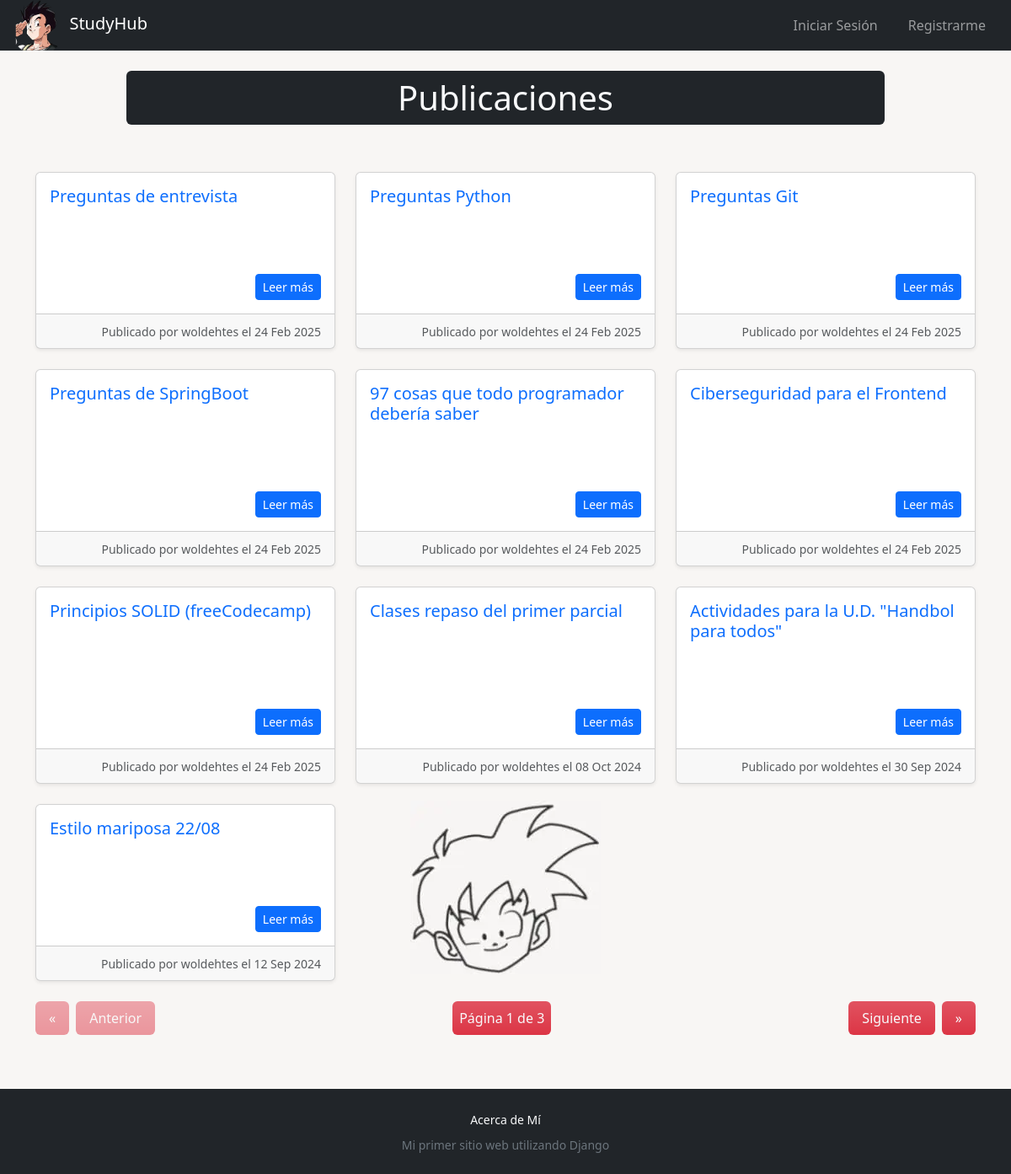
The app's page /apuntes/publicaciones/ with its own data.
### study_hub/models.py (models this page shows, shortened)
class Publication(Model):
    author = ForeignKey(User, on_delete=CASCADE, blank=False, default=1)
    title = CharField(max_length=60, blank=False)
    content = tinymce_models.HTMLField()
    publication_date = DateTimeField(auto_now_add=True)
    subject = ForeignKey(Subject, on_delete=CASCADE, blank=False)
    isPrivate = BooleanField(default=False)

### study_hub/views/publication_views.py (the view)
# urls.py: path("publicaciones/", AllPublicationsListView.as_view(), name="all_publications"),
class AllPublicationsListView(ListView):
    model = Publication
    template_name = "all_publications.html"
    context_object_name = "publications"
    paginate_by = 10
    def get_context_data(self, **kwargs):
        context = super().get_context_data(**kwargs)
        context["title"] = "Publicaciones"
        return context
    def paginate_queryset(self, queryset, page_size):
        paginator = self.get_paginator(queryset, page_size)
        page = self.request.GET.get("page")
        try:
            page_number = int(page)
        except (TypeError, ValueError):
            page_number = 1
        try:
            page_obj = paginator.page(page_number)
        except EmptyPage or PageNotAnInteger:
            page_obj = paginator.page(paginator.num_pages)
        return (paginator, page_obj, page_obj.object_list, page_obj.has_other_pages())
    def get_queryset(self):
        queryset = super().get_queryset()
        return queryset.order_by("-publication_date")

### study_hub/models.py (called while the page is built)
    def __str__(self):
        return self.name

### study_hub/templates/all_publications.html (shortened to what this page needs)
{% extends 'layout.html' %}
{% load static %}
{% block header %}
<h1 class="text-center w-75 m-auto mb-3 py-2 px-4 bg-dark text-light rounded">
    {{title}}
</h1>
{% endblock header %}
{% block content %}
<div class="container mt-4">
    <div class="row">
        {% for publication in publications %}
        <article class="col-md-4 mb-4">
            <div class="card h-100 shadow-sm">
                <div class="card-body d-flex flex-column justify-content-between">
                    <h5 class="card-title text-primary">{{ publication.title }}</h5>
                    <div class="card-text text-truncate text-wrap">{{ publication.content|safe }}</div>
                    <div class="text-end">
                        <a
                         href="{% url 'apuntes:publication_detail' subject=publication.subject id=publication.subject.id pk=publication.id %}"
                            class="btn btn-primary btn-sm">
                            Leer más
                        </a>
                    </div>
                </div>
                <div class="card-footer text-muted text-end text-truncate">
                    <small title="{{ publication.author.username }} - {{ publication.publication_date|date:'d M Y' }}">
                        Publicado por {{ publication.author.username }} el {{ publication.publication_date|date:"d M Y" }}
                    </small>
                </div>
            </div>
        </article>
        {% endfor %}
    </div>
</div>
{% include 'partials/pagination.html' %}
{% endblock content %}

### pages/static/main.css (style rules this page uses)
* { box-sizing: border-box; padding: 0; margin: 0; }
html, body { max-width: 100vw; min-height: 100vh; }
body { background-color: #F8F6F4; background-image: url("images/background-icon.webp"); background-position: 50% 80%; background-repeat: no-repeat; background-attachment: fixed; }

### study_hub/templates/all_publications.html (style rules this page uses)
.card-text { display: -webkit-box; -webkit-line-clamp: 3; -webkit-box-orient: vertical; overflow: hidden; text-overflow: ellipsis; height: 4.5em; line-height: 1.5em; }

### records on screen
Publication: title "Preguntas de entrevista", author.username "woldehtes", publication_date "24 Feb 2025"
Publication: title "Preguntas Python", author.username "woldehtes", publication_date "24 Feb 2025"
Publication: title "Preguntas Git", author.username "woldehtes", publication_date "24 Feb 2025"
Publication: title "Preguntas de SpringBoot", author.username "woldehtes", publication_date "24 Feb 2025"
Publication: title "97 cosas que todo programador debería saber", author.username "woldehtes", publication_date "24 Feb 2025"
Publication: title "Ciberseguridad para el Frontend", author.username "woldehtes", publication_date "24 Feb 2025"
Publication: title "Principios SOLID (freeCodecamp)", author.username "woldehtes", publication_date "24 Feb 2025"
Publication: title "Clases repaso del primer parcial", author.username "woldehtes", publication_date "08 Oct 2024"
Publication: title "Actividades para la U.D. \"Handbol para todos\"", author.username "woldehtes", publication_date "30 Sep 2024"
Publication: title "Estilo mariposa 22/08", author.username "woldehtes", publication_date "12 Sep 2024"

### other values on screen
{{ title }} "Publicaciones"
{{ page_obj.number }} "1"
{{ paginator.num_pages }} "3"
